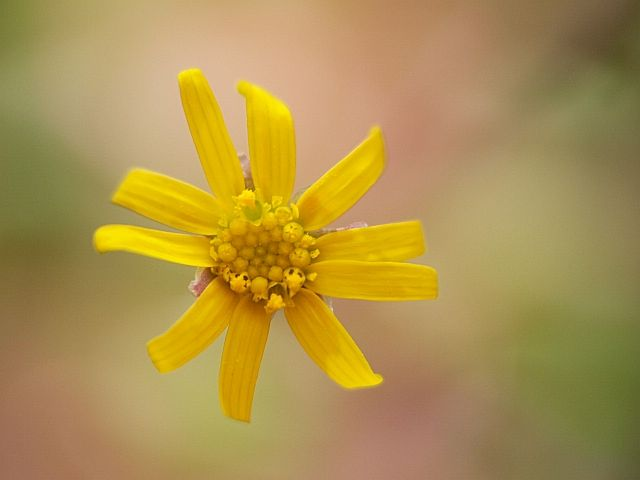
#> input picture datas/f1.jpg, 640 x 480 px
$ jupyter execute '12-图像特效-Min-Max.ipynb'   (shell and % lines are left out)
#> lines starting #> are read from the running program, lines starting #| are printed output that depends on the picture
# 图像特效-Min-Max

[cell 1]
#coding:utf-8
import numpy as np
import cv2
import matplotlib.pyplot as plt
from numpy.lib.function_base import histogram

[cell 2]
src = cv2.cvtColor(cv2.imread('../datas/f1.jpg'),cv2.COLOR_BGR2RGB)
gray = cv2.imread('../datas/f2.jpg',0)
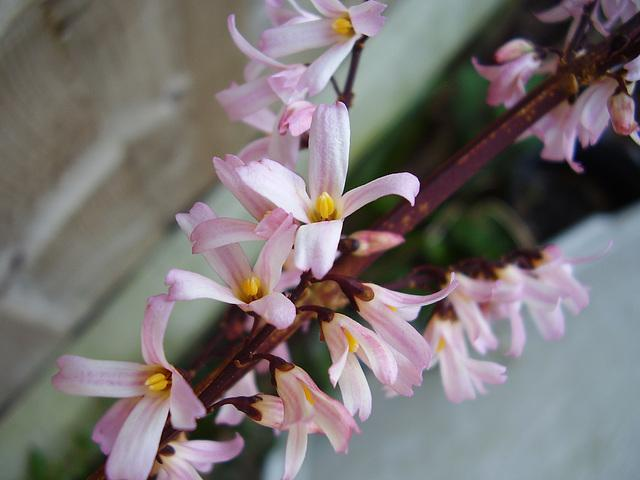
#> input picture python-code/opengl-learning/resources/images/f2.jpg, 640 x 480 px, found by its file name
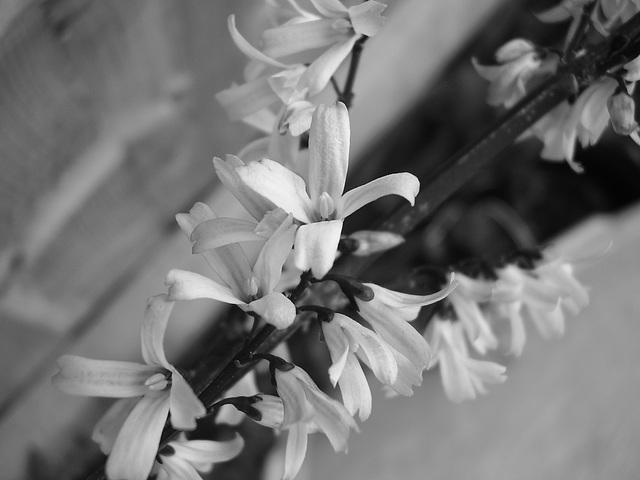
#> gray: shape (480, 640); min 0, max 254, mean 116.2

src2 = cv2.cvtColor(cv2.imread('../datas/f2.jpg'),cv2.COLOR_BGR2RGB)
gray2 = cv2.imread('../datas/f4.jpg',0)
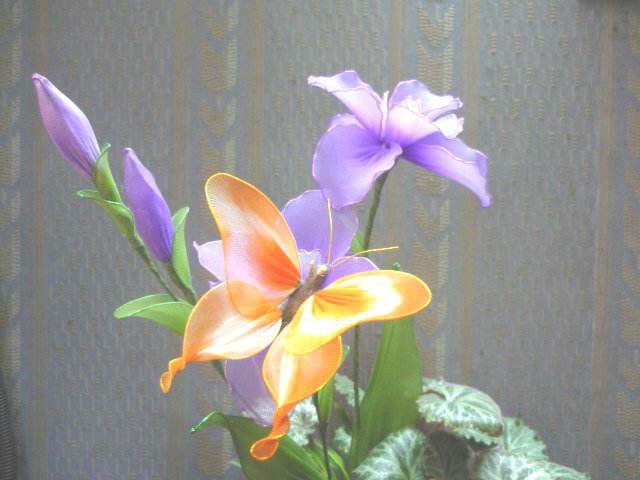
#> input picture datas/f4.jpg, 640 x 480 px
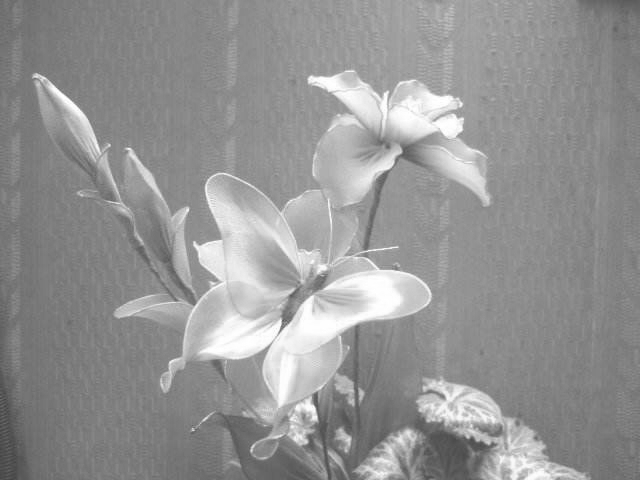
#> gray2: shape (480, 640); min 66, max 255, mean 147.9

[cell 3]
def min_max(src1,src2,flag='max'):
#> called with flag = 'max'
    if flag == 'max':
        return np.maximum(src1,src2)
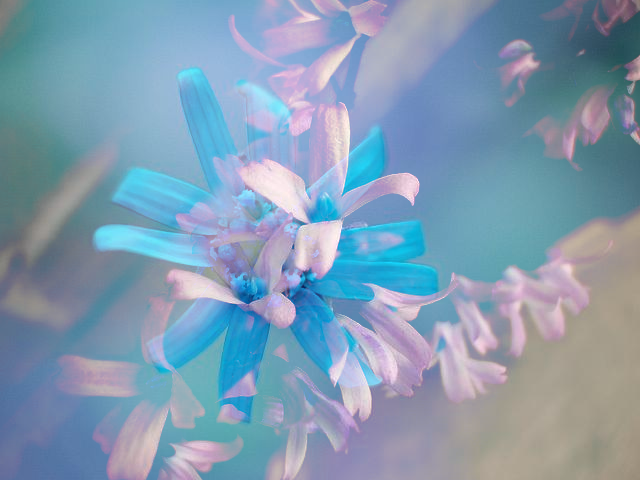
#> returned value: shape (480, 640, 3); mean of channels 0, 1, 2 177.9, 155.8, 129.9; drawn as B, G, R
    else:
        return np.minimum(src1,src2)

[cell 4]
dst = min_max(src,src2)
plt.imshow(dst)
plt.title('Max')

[cell 5]
dst = min_max(src,src2,flag='min')
#> call 2 of min_max, with flag = 'min'
#> in min_max (call 2), `return np.minimum(src1,src2)`:
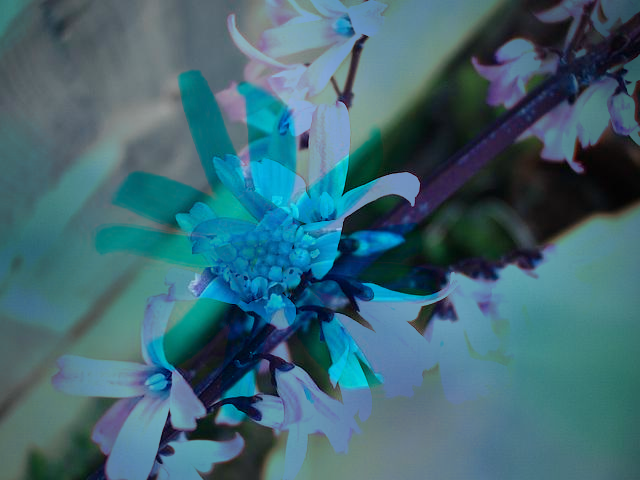
#> returned value: shape (480, 640, 3); mean of channels 0, 1, 2 116.1, 104.1, 63.2; drawn as B, G, R
